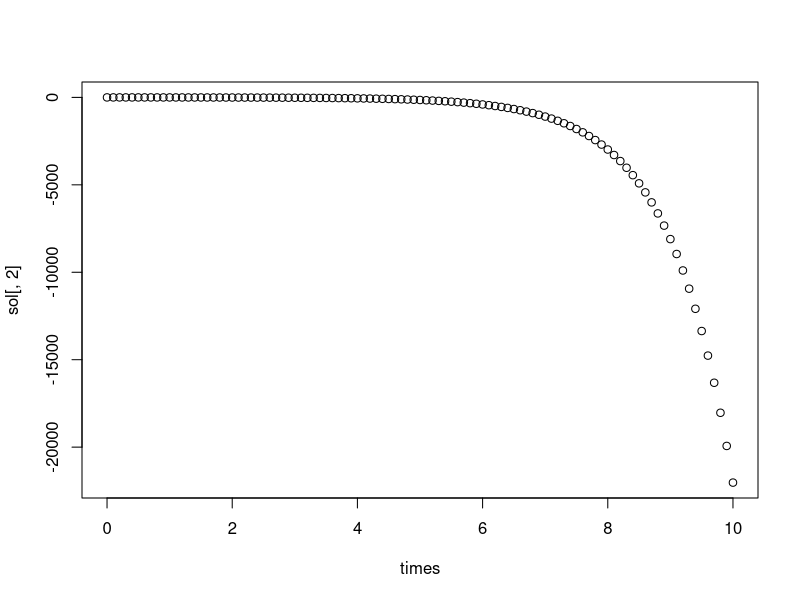

This figure's R source:
library(lubridate)

require(deSolve)
f <- function(t,y,parms) {
  with(as.list(parms),{
      dydt <- c(y[1],sin(t)-c*y[1]-b*y[2])
      list(dydt)
  })
}
b <- -2;c <- 1;y0 <- c(-1,-0.5);
parms <- c(b,c);
times <- seq(from=0,t=10,by=0.1)
start <- now()
sol <- ode(y0,times,f,parms)
end <- now()
plot(times,sol[,2])
print(end-start)
